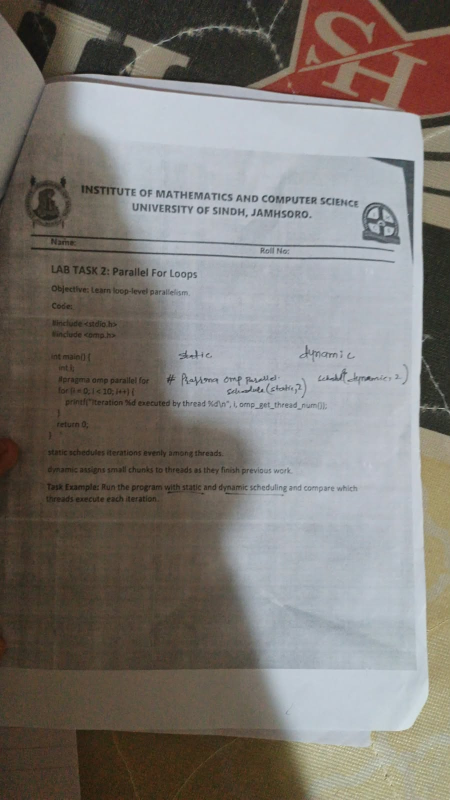
#> input picture week01-3lab/images/original.jpg, 900 x 1600 px (shown at 1/2 size)
$ python week01-03_image_lab.py
#> lines starting #> are read from the running program, lines starting #| are printed output that depends on the picture
from PIL import Image
import os

# Path setup
INPUT_PATH = "images/original.jpg"
OUTPUT_DIR = "images"

print("Lab 01-03: Image Processing Lab")

# Check if image exists
if not os.path.exists(INPUT_PATH):
    print(f"Error: {INPUT_PATH} nahi mila!")
    exit()

img = Image.open(INPUT_PATH)
#> img is the input picture: PIL image 900x1600 RGB; mean R, G, B 125.7, 121.2, 116.3
print(f"Original Size: {img.size}, Mode: {img.mode}")
#| Original Size: (900, 1600), Mode: RGB

# 1. Grayscale
gray = img.convert("L")
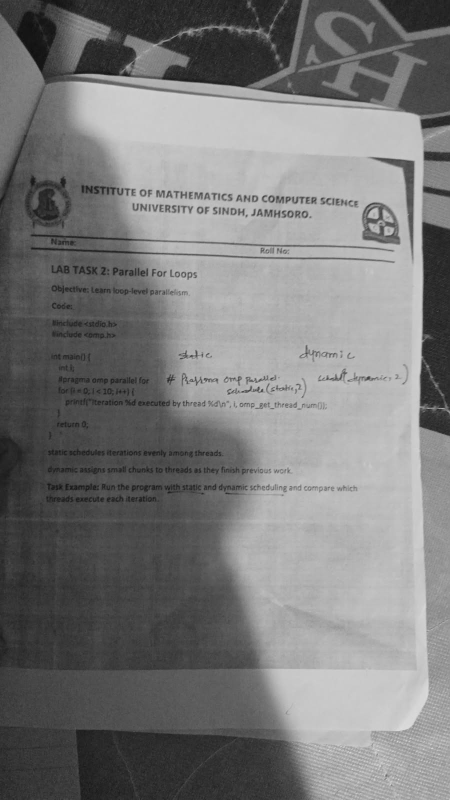
#> gray: PIL image 900x1600 L (shown at 1/2 size); min 10, max 232, mean 122
gray.save(f"{OUTPUT_DIR}/grayscale.jpg")
print("Saved: grayscale.jpg")

# 2. Resize 50%
w, h = img.size
#> w = 900; h = 1600
resized = img.resize((w//2, h//2))
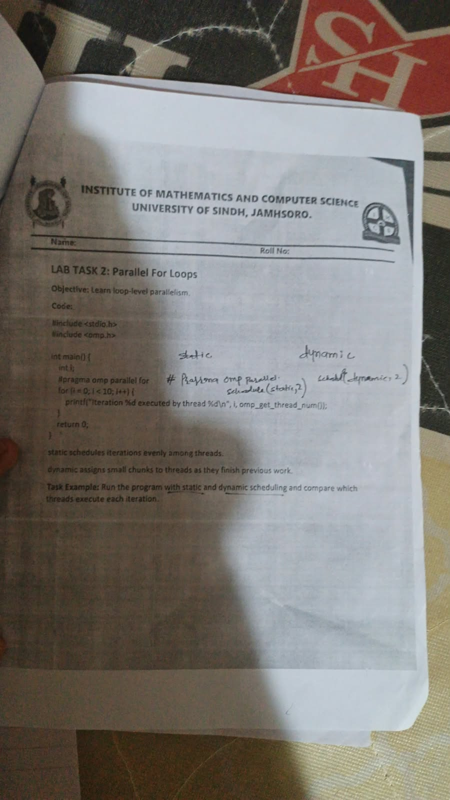
#> resized: PIL image 450x800 RGB; mean R, G, B 125.7, 121.2, 116.3
resized.save(f"{OUTPUT_DIR}/resized.jpg")
print("Saved: resized.jpg")

# 3. Rotated 90 degree
rotated = img.rotate(90, expand=True)
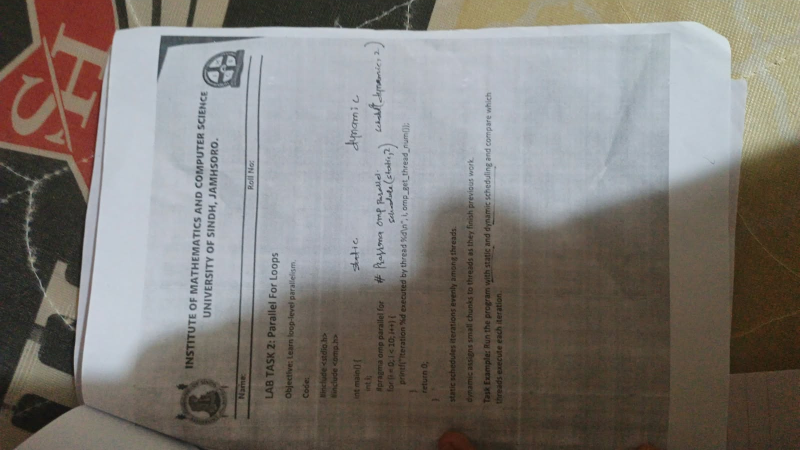
#> rotated: PIL image 1600x900 RGB (shown at 1/2 size); mean R, G, B 125.7, 121.2, 116.3
rotated.save(f"{OUTPUT_DIR}/rotated_90.jpg")
print("Saved: rotated_90.jpg")

# 4. Flipped Horizontal
flipped = img.transpose(Image.FLIP_LEFT_RIGHT)
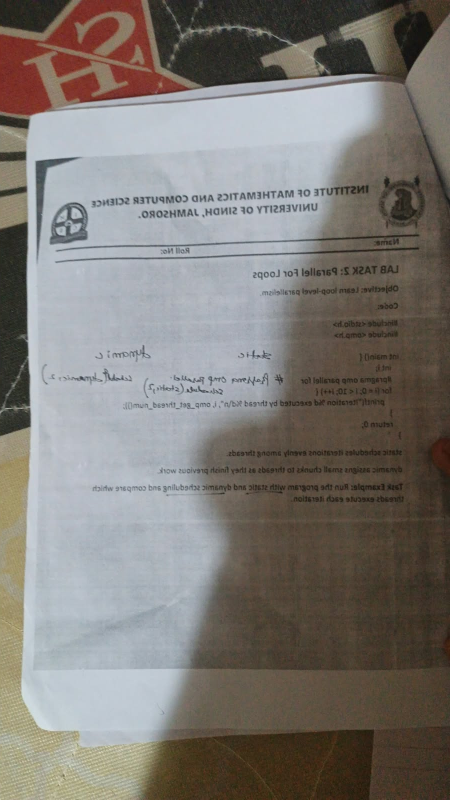
#> flipped: PIL image 900x1600 RGB (shown at 1/2 size); mean R, G, B 125.7, 121.2, 116.3
flipped.save(f"{OUTPUT_DIR}/flipped.jpg")
print("Saved: flipped.jpg")

# 5. Thumbnail
thumb = img.copy()
thumb.thumbnail((100, 100))
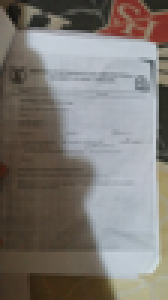
#> thumb: PIL image 56x100 RGB (shown 3 times larger); mean R, G, B 125.7, 121.2, 116.3
thumb.save(f"{OUTPUT_DIR}/thumbnail.jpg")
print("Saved: thumbnail.jpg")

print("All tasks completed!")
